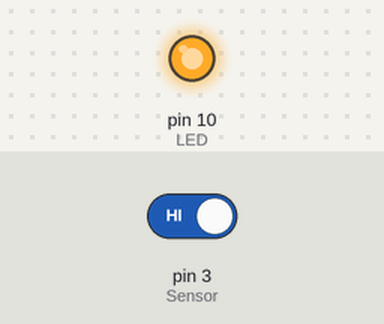
The sketch below on a simulated Arduino Uno, built with avr-gcc and run on an emulated ATmega328P. On the bench: output pins drawn as LEDs (lit = HIGH). The inputs (shaded band) are chosen by the test bench; at power-on: pin 3 (Sensor) HIGH.

Above: at 1.2 s.
1.3 s: pin 3 (Sensor) driven LOW
At 2.0 s:
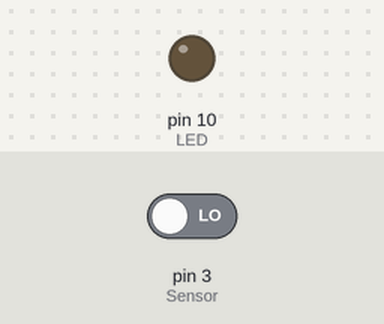
2.8 s: pin 3 (Sensor) driven HIGH
At 3.2 s:
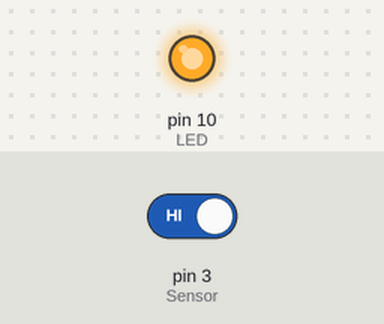
Timing chart, 0 to 5.8 s (numbered marks = the images above; inputs shaded):
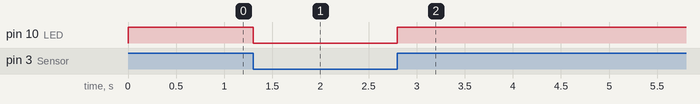

The sketch:

Hall_Magnetic_Sensor.ino
```cpp
int LED = 10;
int Sensor = 3;
int val;

void setup()
{
  Serial.begin( 9600 );

  pinMode(LED, OUTPUT);
  pinMode(Sensor, INPUT);
}

void loop()
{
  val = digitalRead( Sensor );
  if(val==LOW) {
    digitalWrite(LED,LOW);
  } else {
    digitalWrite(LED,HIGH);
  }
}
```

Measured:
- after the input at 1.3 s, pin 10 (LED): HIGH → LOW at once
- after the input at 2.8 s, pin 10 (LED): LOW → HIGH at once
